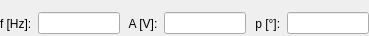
<?xml version="1.0" encoding="UTF-8"?>
<ui version="4.0">
 <class>widget</class>
 <widget class="QWidget" name="widget">
  <property name="geometry">
   <rect>
    <x>0</x>
    <y>0</y>
    <width>369</width>
    <height>36</height>
   </rect>
  </property>
  <property name="windowTitle">
   <string>Form</string>
  </property>
  <property name="styleSheet">
   <string notr="true"/>
  </property>
  <layout class="QHBoxLayout" name="layout_history">
   <property name="leftMargin">
    <number>0</number>
   </property>
   <property name="rightMargin">
    <number>0</number>
   </property>
   <property name="bottomMargin">
    <number>0</number>
   </property>
   <item>
    <layout class="QHBoxLayout" name="horizontalLayout">
     <item>
      <widget class="QLabel" name="label">
       <property name="text">
        <string>f [Hz]:</string>
       </property>
      </widget>
     </item>
     <item>
      <widget class="QLineEdit" name="le_f"/>
     </item>
     <item>
      <widget class="QLabel" name="label_2">
       <property name="text">
        <string> A [V]:</string>
       </property>
      </widget>
     </item>
     <item>
      <widget class="QLineEdit" name="le_a"/>
     </item>
     <item>
      <widget class="QLabel" name="label_3">
       <property name="text">
        <string> p [°]:</string>
       </property>
      </widget>
     </item>
     <item>
      <widget class="QLineEdit" name="le_p"/>
     </item>
    </layout>
   </item>
  </layout>
 </widget>
 <resources/>
 <connections/>
</ui>
